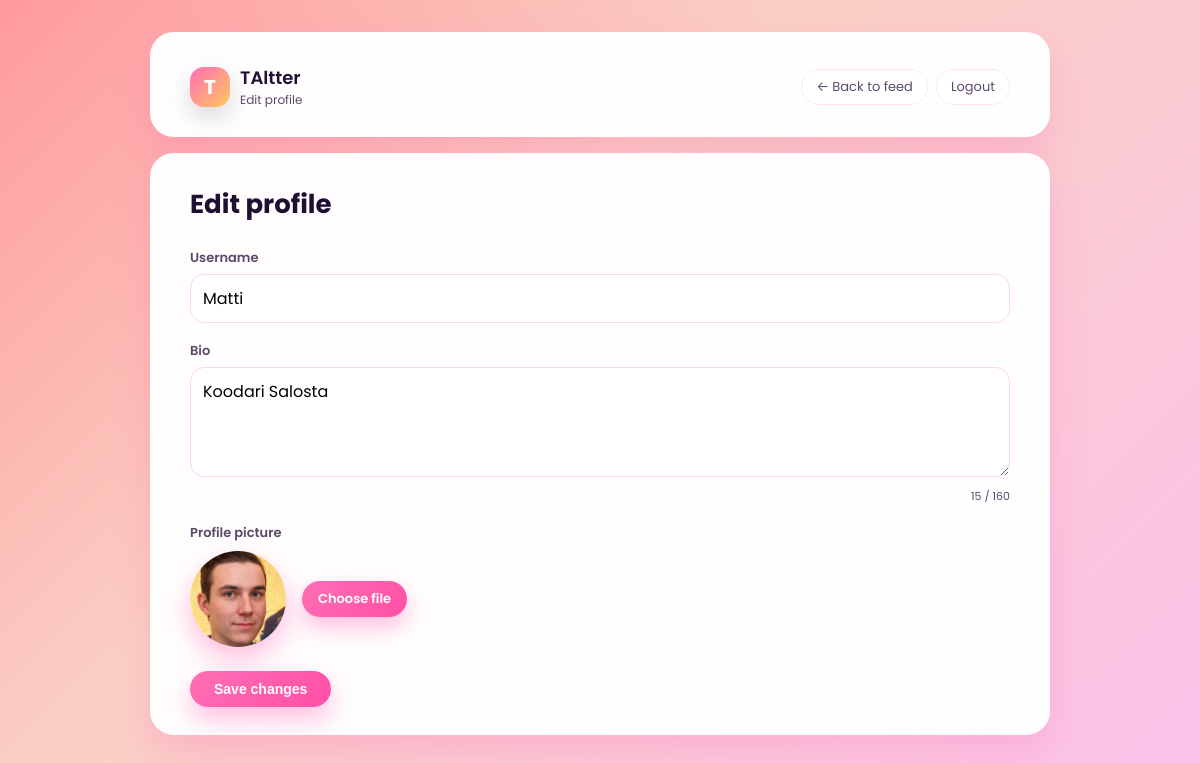
The page /site/edit_profile.php (signed in) on the database its author committed.
### tables this page shows
CREATE TABLE `users` (
  `user_id` int(11) NOT NULL,
  `username` varchar(50) NOT NULL,
  `email` varchar(100) NOT NULL,
  `password_hash` varchar(255) NOT NULL,
  `bio` text DEFAULT NULL,
  `profile_picture_url` varchar(255) DEFAULT NULL,
  `created_at` timestamp NOT NULL DEFAULT current_timestamp(),
  `last_seen_mentions` datetime DEFAULT NULL,
  `last_seen_shares` datetime DEFAULT NULL,
  `last_seen_likes` datetime DEFAULT NULL
);

### site/edit_profile.php (the view, shortened to what this page needs)
<?php
require_once 'config.php';
$uid = $_SESSION['user_id'];
$stmt = $mysqli->prepare("SELECT username, bio, profile_picture_url FROM users WHERE user_id = ?");
$stmt->bind_param("i", $uid);
$stmt->execute();
$user = $stmt->get_result()->fetch_assoc();
$usernameCurrent = $user['username'] ?? '';
$bioCurrent = $user['bio'] ?? '';
?>
<!doctype html>
<html lang="en">
<head>
</head>
<body>
<div class="app-shell">
    <div class="card">
        <div class="card-inner topbar">
            <div class="topbar-left">
                <div class="logo-badge">T</div>
                <div class="app-title">
                    <span>TAltter</span>
                    <span>Edit profile</span>
                </div>
            </div>
            <div class="topbar-right">
                <a href="index.php" class="btn-outline">← Back to feed</a>
                <a href="logout.php" class="btn-outline">Logout</a>
            </div>
        </div>
    </div>
    <div class="card">
        <div class="card-inner">
            <h2>Edit profile</h2>
            <form method="post" enctype="multipart/form-data">
<label>Username</label>
<input type="text" name="username" value="<?= htmlspecialchars($usernameCurrent) ?>">
<label>Bio</label>
<textarea name="bio" id="bio" maxlength="160"><?= htmlspecialchars($bioCurrent) ?></textarea>
<div class="counter" id="counter"></div>
<label>Profile picture</label>
<div class="preview">
<?php if ($user['profile_picture_url']): ?>
<img src="<?= htmlspecialchars($user['profile_picture_url']) ?>">
<?php endif; ?>
<label for="profile_picture" class="file-btn">Choose file</label>
</div>
<button class="save-btn">Save changes</button>
</form>
</div>
</body>
</html>

### site/edit_profile.php (style rules this page uses)
:root { --accent: #ff6fb5; --accent-dark: #ff4fa5; --accent-soft: #ffe5f3; --bg-card: rgba(255, 255, 255, 0.97); --input-border: #ffd4ec; --text-main: #1f1033; --text-soft: #5c4969; }
*, *::before, *::after { box-sizing: border-box; }
body { margin: 0; min-height: 100vh; font-family: "Poppins", system-ui, -apple-system, BlinkMacSystemFont, "Segoe UI", sans-serif; background: linear-gradient(135deg, #ff9a9e 0%, #fad0c4 40%, #fbc2eb 100%); padding: 32px 16px; color: var(--text-main); display: block; }
.app-shell { width: 100%; max-width: 900px; margin: 0 auto; display: flex; flex-direction: column; gap: 16px; }
.card { max-width: none; margin: 0; background: rgba(255,255,255,0.95); backdrop-filter: blur(18px); border-radius: 18px; padding: 16px 18px; box-shadow: 0 16px 35px rgba(255,105,180,0.25); position: relative; overflow: hidden; }
.card::before { content: ""; position: absolute; inset: -40px; background: radial-gradient(circle at top left, rgba(255,255,255,0.6), transparent 55%), radial-gradient(circle at bottom right, rgba(255,255,255,0.5), transparent 55%); opacity: .5; pointer-events: none; }
.card-inner { position: relative; z-index: 1; }
.topbar { display: flex; align-items: center; justify-content: space-between; gap: 12px; }
.topbar-left { display: flex; align-items: center; gap: 10px; }
.logo-badge { width: 40px; height: 40px; border-radius: 14px; background: linear-gradient(135deg,#ff6fb5,#ffc75f); display: flex; align-items: center; justify-content: center; color: #fff; font-weight: 700; font-size: 20px; box-shadow: 0 10px 25px rgba(0,0,0,0.15); }
.app-title { display: flex; flex-direction: column; }
.app-title span:first-child { font-weight: 600; font-size: 18px; }
.app-title span:last-child { font-size: 12px; color: #5c4969; }
.topbar-right { display: flex; align-items: center; gap: 8px; flex-wrap: wrap; }
.btn-outline { border-radius: 999px; border: 1.5px solid #ffe5f3; background: rgba(255,255,255,0.9); padding: 7px 14px; font: inherit; font-size: 13px; cursor: pointer; color: #5c4969; display: inline-flex; align-items: center; gap: 6px; text-decoration: none; transition: background 0.12s, border-color 0.12s, transform 0.08s; }
.card { width: 100%; max-width: 900px; background: var(--bg-card); backdrop-filter: blur(18px); border-radius: 24px; padding: 32px 40px 28px; box-shadow: 0 16px 35px rgba(255, 105, 180, 0.25); }
h2 { margin: 0 0 24px; font-size: 26px; }
form > label { display: block; margin-top: 18px; margin-bottom: 6px; font-size: 13px; font-weight: 600; color: var(--text-soft); }
input, textarea { width: 100%; padding: 11px 12px; border-radius: 14px; border: 1.5px solid var(--input-border); font: inherit; outline: none; transition: border-color 0.15s, box-shadow 0.15s, transform 0.08s; }
textarea { min-height: 110px; resize: vertical; }
.counter { font-size: 11px; color: var(--text-soft); text-align: right; margin-top: 4px; }
.preview { display: flex; gap: 16px; align-items: center; margin-top: 8px; }
.preview img { width: 96px; height: 96px; border-radius: 50%; object-fit: cover; box-shadow: 0 12px 26px rgba(255, 111, 181, 0.45); }
.file-btn { display: inline-flex; align-items: center; justify-content: center; padding: 8px 16px; border-radius: 999px; background: linear-gradient(135deg, var(--accent), var(--accent-dark)); color: #fff; font-size: 13px; font-weight: 600; cursor: pointer; box-shadow: 0 10px 22px rgba(255, 111, 181, 0.45); border: none; transition: filter 0.12s, transform 0.08s; }
.save-btn { margin-top: 24px; border: none; padding: 10px 24px; border-radius: 999px; background: linear-gradient(135deg, var(--accent), var(--accent-dark)); color: #fff; font-weight: 600; font-size: 14px; cursor: pointer; box-shadow: 0 12px 26px rgba(255, 111, 181, 0.45); transition: filter 0.12s, transform 0.08s; }

### rows shown on the page
users: username "Matti", bio "Koodari Salosta", profile_picture_url (picture)
